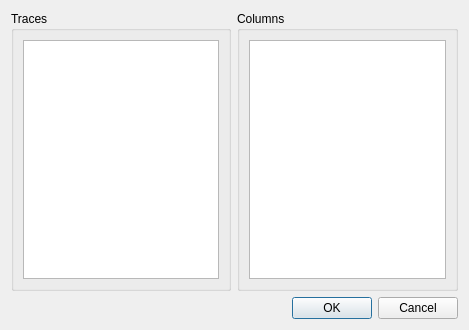
<?xml version="1.0" encoding="UTF-8"?>
<ui version="4.0">
 <class>TraceCSVExport</class>
 <widget class="QDialog" name="TraceCSVExport">
  <property name="windowModality">
   <enum>Qt::ApplicationModal</enum>
  </property>
  <property name="geometry">
   <rect>
    <x>0</x>
    <y>0</y>
    <width>469</width>
    <height>330</height>
   </rect>
  </property>
  <property name="windowTitle">
   <string>CSV Export</string>
  </property>
  <property name="modal">
   <bool>true</bool>
  </property>
  <layout class="QVBoxLayout" name="verticalLayout_3">
   <item>
    <layout class="QHBoxLayout" name="horizontalLayout">
     <item>
      <widget class="QGroupBox" name="groupBox">
       <property name="title">
        <string>Traces</string>
       </property>
       <layout class="QVBoxLayout" name="verticalLayout">
        <item>
         <widget class="QListView" name="listView">
          <property name="selectionBehavior">
           <enum>QAbstractItemView::SelectRows</enum>
          </property>
         </widget>
        </item>
       </layout>
      </widget>
     </item>
     <item>
      <widget class="QGroupBox" name="groupBox_2">
       <property name="title">
        <string>Columns</string>
       </property>
       <layout class="QVBoxLayout" name="verticalLayout_2">
        <item>
         <widget class="QListWidget" name="listColumns"/>
        </item>
       </layout>
      </widget>
     </item>
    </layout>
   </item>
   <item>
    <widget class="QDialogButtonBox" name="buttonBox">
     <property name="standardButtons">
      <set>QDialogButtonBox::Cancel|QDialogButtonBox::Ok</set>
     </property>
    </widget>
   </item>
  </layout>
 </widget>
 <resources/>
 <connections>
  <connection>
   <sender>buttonBox</sender>
   <signal>accepted()</signal>
   <receiver>TraceCSVExport</receiver>
   <slot>accept()</slot>
   <hints>
    <hint type="sourcelabel">
     <x>298</x>
     <y>300</y>
    </hint>
    <hint type="destinationlabel">
     <x>298</x>
     <y>160</y>
    </hint>
   </hints>
  </connection>
  <connection>
   <sender>buttonBox</sender>
   <signal>rejected()</signal>
   <receiver>TraceCSVExport</receiver>
   <slot>reject()</slot>
   <hints>
    <hint type="sourcelabel">
     <x>298</x>
     <y>300</y>
    </hint>
    <hint type="destinationlabel">
     <x>298</x>
     <y>160</y>
    </hint>
   </hints>
  </connection>
 </connections>
</ui>
